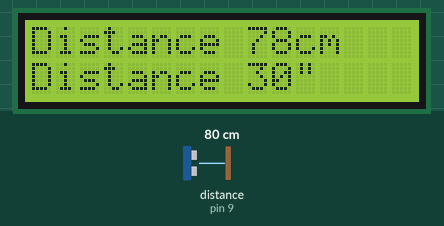
A sketch run on a simulated Arduino Uno, built with avr-gcc and run on an emulated ATmega328P. Parts: 16×2 character LCD. Wiring (inferred from the names in the program): ultrasonic range finder: trigger pin 8; echo pin 9. The test bench sets the inputs (shaded band); at power-on: distance to the obstacle (sensor on pin 9) 80 cm. The echo pulse lasts 58.3 µs per cm.

Above: at 1.2 s.
1.3 s: distance to the obstacle (sensor on pin 9) set to 2 cm
At 2.0 s:
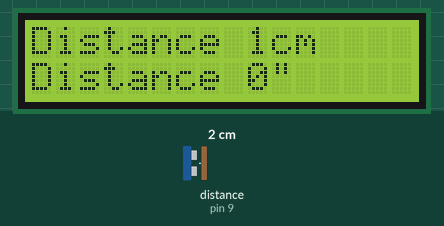
4.3 s: distance to the obstacle (sensor on pin 9) set to 4 cm
At 5.0 s:
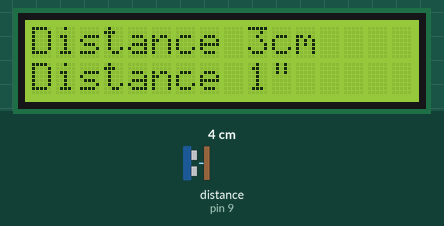
6.1 s: distance to the obstacle (sensor on pin 9) set to 9 cm
At 6.5 s:
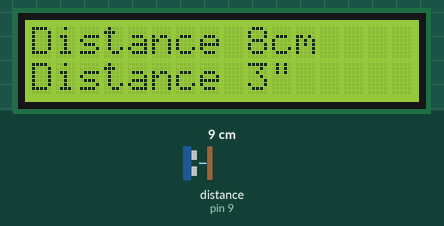
Timing chart, 0 to 9.1 s (numbered marks = the images above; inputs shaded):
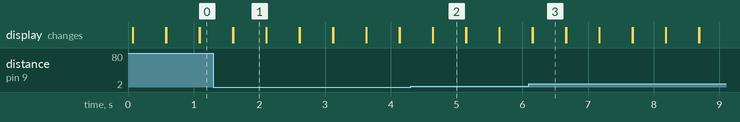

Measured:
- after the input at 1.3 s, the display: first differs from a run without the input after 0.30 s (image 1)
- after the input at 4.3 s, the display: first differs from a run without the input after 0.34 s (image 2)
- after the input at 6.1 s, the display: first differs from a run without the input after 0.06 s (image 3)
- what the display in image 1 shows lasts 0.5 s, from 1.6 s to 2.1 s

The sketch:

UltraSonic_Sensor.ino
```cpp
/**
Application of Ultrasonic sensor
Calculate distance of an object and display it on liquid Crystal Display
*/

#include <LiquidCrystal.h> // includes the LiquidCrystal Library
LiquidCrystal lcd(1, 2, 3, 4, 5, 6); // Creates an LCD object. Parameters: (rs, enable, d4, d5, d6, d7)
const int trigPin = 8;
const int echoPin = 9;
long duration;
int distanceCm, distanceInch;

void setup() {

lcd.begin(16,2); // Initializes the interface to the LCD screen, and specifies the dimensions (width and height) of the display
pinMode(trigPin, OUTPUT);
pinMode(echoPin, INPUT);
//Serial.begin(9600);
}

void loop() {
 // lcd.print("Hello world ");
digitalWrite(trigPin, LOW);
delayMicroseconds(2);
digitalWrite(trigPin, HIGH);
delayMicroseconds(10);
digitalWrite(trigPin, LOW);
duration = pulseIn(echoPin, HIGH);
distanceCm= duration*0.034/2;
distanceInch = duration * 0.01330 / 2;
lcd.setCursor(0,0);
lcd.print("Distance "+ (String)distanceCm +"cm");
lcd.setCursor(0,1);
lcd.print("Distance "+ (String)distanceInch +"\"");

delay(500);

lcd.clear();

}
```
